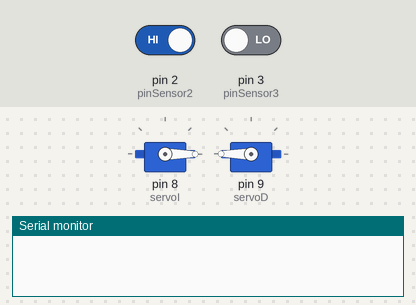
The sketch below on a simulated Arduino Uno, built with avr-gcc and run on an emulated ATmega328P. Shown: 2 × servo, the last lines printed to the serial monitor. Inputs (shaded band) come from the test bench; at power-on: pin 3 (pinSensor3) LOW, pin 2 (pinSensor2) HIGH.

Above: at 1.2 s.
1.3 s: pin 3 (pinSensor3) driven HIGH
At 2.5 s:
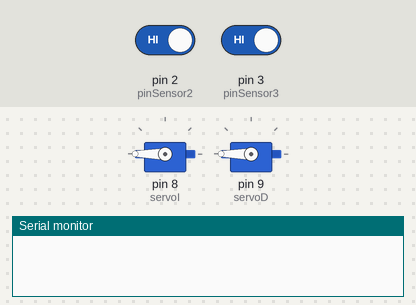
2.8 s: pin 2 (pinSensor2) driven LOW and pin 3 (pinSensor3) driven LOW
At 4.6 s:
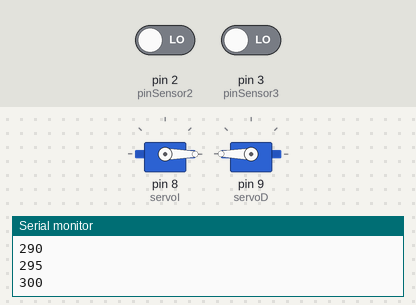
Timing chart, 0 to 6.1 s (numbered marks = the images above; inputs shaded):
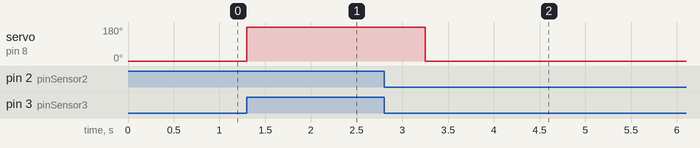

Measured:
- after the input at 1.3 s, servo on pin 8 (servoI): 0° → 180° at once
- after the input at 2.8 s, servo on pin 8 (servoI): 180° → 0° after 0.45 s

The sketch:

actividad-11.1.ino
```cpp
#include <Servo.h>
//#include <LiquidCrystal_I2C.h>

int LINEA = 1;
int NO_LINEA = 0;

Servo servoI;
Servo servoD;

//LiquidCrystal_I2C lcd(0x3F, 2, 1, 0, 4, 5, 6, 7, 3, POSITIVE);

// Pines: sensores de izquierda a derecha 1 2 3 4
int pinSensor2 = 2;
int pinSensor3 = 3;

// Valores
int Sensor2 = -1;
int Sensor3 = -1;

int modo = 0;
int giro = 0;
int modoGiro = 0;

long tiempoAvance = 0,
     tiempoMaxAvance = 5000;

void setup() {
  Serial.begin(9600);
  servoI.attach(8);
  servoD.attach(9);

  pinMode( pinSensor2 , INPUT);
  pinMode( pinSensor3 , INPUT);

  //lcd.begin(20,4);
  //lcd.setCursor(0,0);
  //lcd.print("+++++>FSOCIETY<+++++");

  tiempoAvance = millis();

}

void avanzar() {
  servoD.write(180);
  servoI.write(0);
}


void darMediaVueltaOfensivo() {

  servoD.write(180);
  servoI.write(180);

  int carrilEncontrado = 0;
  float aux = 0.01;
  while (carrilEncontrado < 300) {
    Sensor2 = digitalRead(pinSensor2);
    Sensor3 = digitalRead(pinSensor3);

    if ( Sensor2 == NO_LINEA && Sensor3 == NO_LINEA ) {
      aux = aux + 0.05;
      carrilEncontrado = carrilEncontrado + aux;
      Serial.println(String(carrilEncontrado));
    }
  }
  tiempoAvance = millis();
}

void darMediaVueltaDefensivo() {

  servoD.write(180);
  servoI.write(180);

  boolean carrilEncontrado = false;
  while (!carrilEncontrado) {
    Sensor2 = digitalRead(pinSensor2);
    Sensor3 = digitalRead(pinSensor3);

    if ( Sensor2 == NO_LINEA && Sensor3 == NO_LINEA ) {
      carrilEncontrado = true;
    }
  }

  tiempoAvance = millis();
}


int sensores[] = { -1, -1};

void actualizarTodosLosSensores() {

  Sensor2 = digitalRead(pinSensor2);
  Sensor3 = digitalRead(pinSensor3);

}

void loop() {

  actualizarTodosLosSensores();

  if (Sensor2 == LINEA && Sensor3 == LINEA) {
    if (modo == 0) {
      modo = 1;
      darMediaVueltaOfensivo();
    }
    else {
      modo = 0;
      darMediaVueltaDefensivo();
    }
  }
  else {
    avanzar();
  }

}
```
